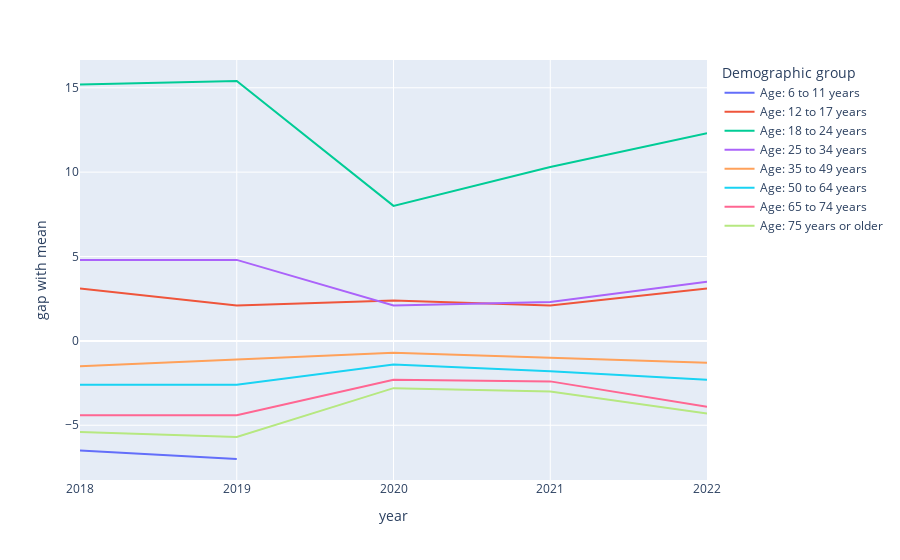

The code cell stored with this chart in its notebook:
### Markdown cell above
#### Observations :
The drop of traffic during covid is more sharp for younger categories (age < 35 years) compared to the other age groups. Maybe this can be explained by the closing of schools and universities. Maybe younger workers also tend to use remote working more than older ones.

### Code cell
px.line(data_frame=df_age, x="year", y="gap with mean", color='Demographic group')

### Figure 1 — Plotly figure (JSON) as saved in the notebook; plotly's stock layout.template omitted (floating-point values rounded to 4 significant figures)
{"data": [{"hovertemplate": "Demographic group=Age: 6 to 11 years<br>year=%{x}<br>gap with mean=%{y}<extra></extra>", "legendgroup": "Age: 6 to 11 years", "line": {"color": "#636efa", "dash": "solid"}, "marker": {"symbol": "circle"}, "mode": "lines", "name": "Age: 6 to 11 years", "orientation": "v", "showlegend": true, "type": "scatter", "x": ["2018", "2019", "2020", "2021", "2022"], "xaxis": "x", "y": [-6.5, -7, null, null, -4.5], "yaxis": "y"}, {"hovertemplate": "Demographic group=Age: 12 to 17 years<br>year=%{x}<br>gap with mean=%{y}<extra></extra>", "legendgroup": "Age: 12 to 17 years", "line": {"color": "#EF553B", "dash": "solid"}, "marker": {"symbol": "circle"}, "mode": "lines", "name": "Age: 12 to 17 years", "orientation": "v", "showlegend": true, "type": "scatter", "x": ["2018", "2019", "2020", "2021", "2022"], "xaxis": "x", "y": [3.1, 2.1, 2.4, 2.1, 3.1], "yaxis": "y"}, {"hovertemplate": "Demographic group=Age: 18 to 24 years<br>year=%{x}<br>gap with mean=%{y}<extra></extra>", "legendgroup": "Age: 18 to 24 years", "line": {"color": "#00cc96", "dash": "solid"}, "marker": {"symbol": "circle"}, "mode": "lines", "name": "Age: 18 to 24 years", "orientation": "v", "showlegend": true, "type": "scatter", "x": ["2018", "2019", "2020", "2021", "2022"], "xaxis": "x", "y": [15.2, 15.4, 8, 10.3, 12.3], "yaxis": "y"}, {"hovertemplate": "Demographic group=Age: 25 to 34 years<br>year=%{x}<br>gap with mean=%{y}<extra></extra>", "legendgroup": "Age: 25 to 34 years", "line": {"color": "#ab63fa", "dash": "solid"}, "marker": {"symbol": "circle"}, "mode": "lines", "name": "Age: 25 to 34 years", "orientation": "v", "showlegend": true, "type": "scatter", "x": ["2018", "2019", "2020", "2021", "2022"], "xaxis": "x", "y": [4.8, 4.8, 2.1, 2.3, 3.5], "yaxis": "y"}, {"hovertemplate": "Demographic group=Age: 35 to 49 years<br>year=%{x}<br>gap with mean=%{y}<extra></extra>", "legendgroup": "Age: 35 to 49 years", "line": {"color": "#FFA15A", "dash": "solid"}, "marker": {"symbol": "circle"}, "mode": "lines", "name": "Age: 35 to 49 years", "orientation": "v", "showlegend": true, "type": "scatter", "x": ["2018", "2019", "2020", "2021", "2022"], "xaxis": "x", "y": [-1.5, -1.1, -0.7, -1, -1.3], "yaxis": "y"}, {"hovertemplate": "Demographic group=Age: 50 to 64 years<br>year=%{x}<br>gap with mean=%{y}<extra></extra>", "legendgroup": "Age: 50 to 64 years", "line": {"color": "#19d3f3", "dash": "solid"}, "marker": {"symbol": "circle"}, "mode": "lines", "name": "Age: 50 to 64 years", "orientation": "v", "showlegend": true, "type": "scatter", "x": ["2018", "2019", "2020", "2021", "2022"], "xaxis": "x", "y": [-2.6, -2.6, -1.4, -1.8, -2.3], "yaxis": "y"}, {"hovertemplate": "Demographic group=Age: 65 to 74 years<br>year=%{x}<br>gap with mean=%{y}<extra></extra>", "legendgroup": "Age: 65 to 74 years", "line": {"color": "#FF6692", "dash": "solid"}, "marker": {"symbol": "circle"}, "mode": "lines", "name": "Age: 65 to 74 years", "orientation": "v", "showlegend": true, "type": "scatter", "x": ["2018", "2019", "2020", "2021", "2022"], "xaxis": "x", "y": [-4.4, -4.4, -2.3, -2.4, -3.9], "yaxis": "y"}, {"hovertemplate": "Demographic group=Age: 75 years or older<br>year=%{x}<br>gap with mean=%{y}<extra></extra>", "legendgroup": "Age: 75 years or older", "line": {"color": "#B6E880", "dash": "solid"}, "marker": {"symbol": "circle"}, "mode": "lines", "name": "Age: 75 years or older", "orientation": "v", "showlegend": true, "type": "scatter", "x": ["2018", "2019", "2020", "2021", "2022"], "xaxis": "x", "y": [-5.4, -5.7, -2.8, -3, -4.3], "yaxis": "y"}], "layout": {"legend": {"title": {"text": "Demographic group"}, "tracegroupgap": 0}, "margin": {"t": 60}, "xaxis": {"anchor": "y", "domain": [0, 1], "title": {"text": "year"}}, "yaxis": {"anchor": "x", "domain": [0, 1], "title": {"text": "gap with mean"}}}}
